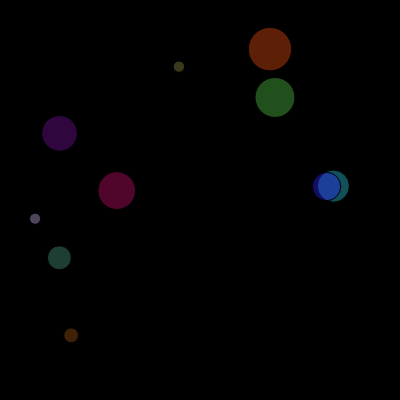
Frame 1 (no input)
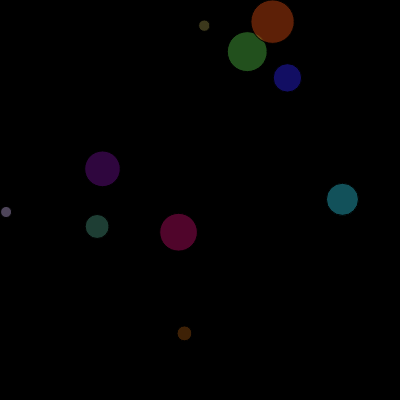
Frame 60 (no input)
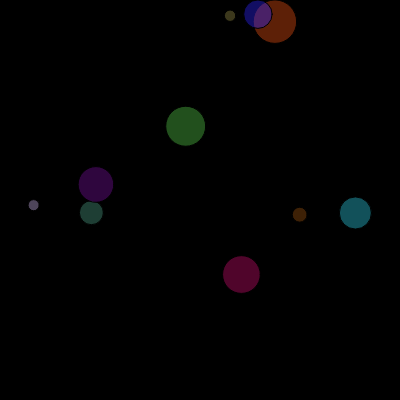
Frame 120 (the mouse pressed at the canvas centre since frame 60)

The p5.js sketch that drew these frames (run headless with seeded random() and noise() and a simulated clock; from frame 60 on, the mouse is pressed at the canvas centre):

// p5.js sketch
// ── sketch.js
var happyBalls = [];
var howMany = 10;

function setup() {
    createCanvas(400, 400);
    for (var i = 0; i < howMany; i++) {
        happyBalls.push(new Ball(random(25, width - 25), random(25, height - 25), random(10, 50), color(random(255), random(255), random(255), 100)));
    }
}

function draw() {
    background(0);
    for (var i = 0; i < happyBalls.length; i++) {
        happyBalls[i].graphic();
        happyBalls[i].logic();
    }
}

function Ball(x, y, r, color) {
    this.color = color;
    this.x = x;
    this.y = y;
    this.xSpeed = random(-2, 2);
    this.ySpeed = random(-2, 2);
    this.r = r;

    this.graphic = function () {
        fill(this.color);
        ellipse(this.x, this.y, this.r);
    }

    this.logic = function() {
        this.x += this.xSpeed;
        this.y += this.ySpeed;

        for (var i = 0; i < happyBalls.length; i++) {
            if (!(this.x == happyBalls[i].x) && dist(this.x, this.y, happyBalls[i].x, happyBalls[i].y) < (this.r / 2) + (happyBalls[i].r / 2)) {
                if (this.xSpeed + happyBalls[i].xSpeed > this.ySpeed + happyBalls[i].ySpeed) {
                    this.x -= this.xSpeed;
                    this.xSpeed *= -1;
                } else {
                    this.y -= this.ySpeed;
                    this.ySpeed *= -1;
                }
            }
        }
        if (this.x < this.r/2 && this.xSpeed < 0) {
            this.xSpeed *= -1;
        }
        if (this.x > width-this.r/2 && this.xSpeed > 0) {
            this.xSpeed *= -1;
        }
        if (this.y < this.r/2 && this.ySpeed < 0) {
            this.ySpeed *= -1;
        }
        if (this.y > height-this.r/2 && this.ySpeed > 0) {
            this.ySpeed *= -1;
        }
    }
}
